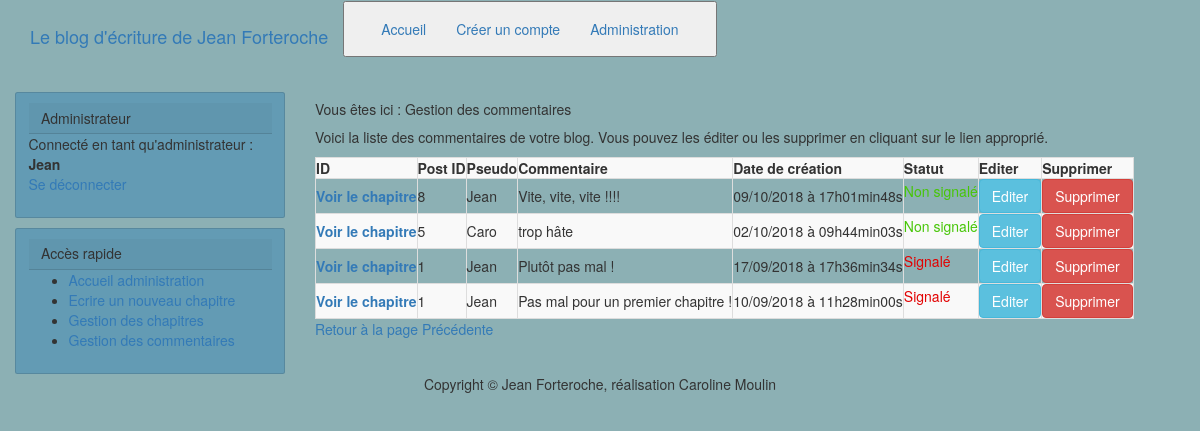
The app's page /index.php?action=manageComments (signed in) with its own data.
### tables this page shows
CREATE TABLE IF NOT EXISTS `comments` (
  `id` int(11) NOT NULL AUTO_INCREMENT,
  `post_id` int(11) NOT NULL,
  `member_id` int(11) NOT NULL,
  `comment` varchar(255) NOT NULL,
  `status` varchar(50) NOT NULL DEFAULT 'valid',
  `comment_date` datetime NOT NULL,
  PRIMARY KEY (`id`),
  KEY `post_id` (`post_id`)
);

CREATE TABLE IF NOT EXISTS `members` (
  `id` int(11) NOT NULL AUTO_INCREMENT,
  `pseudo` varchar(50) NOT NULL,
  `pass` varchar(255) NOT NULL,
  `email` varchar(50) NOT NULL,
  `userLevel` varchar(50) NOT NULL DEFAULT 'Member',
  `inscription_date` datetime NOT NULL,
  PRIMARY KEY (`id`)
);

### controller/backend.php (called while the page is built, shortened)
<?php
require_once('model/CommentManager.php');
function listCommentsBack ()
{
    $commentManager = new CommentManager();
    $comments = $commentManager->getAllComments();
    require('view/backend/manageCommentsView.php');
}

### model/CommentManager.php (called while the page is built, shortened)
<?php
class CommentManager extends Manager
{
    public function getAllComments()
    {
        $db = $this->dbConnect();
        $comments = $db->query('SELECT members.pseudo, comments.id, comments.post_id, comments.comment, comments.status, DATE_FORMAT(comments.comment_date, \'%d/%m/%Y à %Hh%imin%ss\') AS comment_date_fr FROM members INNER JOIN comments ON members.id = comments.member_id ORDER BY comments.comment_date DESC');
        return $comments;
    }
}

### view/backend/manageCommentsView.php (the view, shortened to what this page needs)
    <p>Voici la liste des commentaires de votre blog. Vous pouvez les éditer ou les supprimer en cliquant sur le lien approprié.</p>
    <table class="table-bordered table-striped table-responsive">
        <tr>
            <th>ID</th>
            <th>Post ID</th>
            <th>Pseudo</th>
            <th>Commentaire</th>
            <th>Date de création</th>
            <th>Statut</th>
            <th>Editer</th>
            <th>Supprimer</th>
        </tr>
        <tr>
            <?php
            while ($data = $comments->fetch()){
            ?>
            <th scope="row"><a href="index.php?action=post&id=<?php echo nl2br(htmlspecialchars($data['id'])); ?>" target=_blank>Voir le chapitre</a></th>
            <td><?php echo htmlspecialchars($data['post_id']); ?></td>
            <td><?php echo htmlspecialchars($data['pseudo']); ?></td>
            <td><?php echo htmlspecialchars($data['comment']); ?></td>
            <td><?php echo htmlspecialchars($data['comment_date_fr']); ?></td>
            <td><?php if($data['status'] == 'valid'){
                    ?>
                    <span id="statusValid"><p>Non signalé</p></span>
                    <?php
                }else{
                    ?>
                    <span id="statusWarning"><p>Signalé</p></span>
                    <?php
                }
                ?></td>
            <td><a href="index.php?action=editCommentView&amp;id=<?php echo $data['id']; ?>"><button type="button" class="btn btn-info">Editer</button></a></td>
            <td><a href="index.php?action=deleteComment&amp;id=<?php echo $data['id']; ?>" onclick="return confirm('Etes vous sur de vouloir supprimer ce commentaire ?')"><button type="button" class="btn btn-danger">Supprimer</button></a></td>
        </tr>
        <?php
        }
        ?>
    </table>
<?php $content = ob_get_clean();
require('view/backend/template.php'); ?><?php

### records on screen
comments: post "8", member.pseudo "Jean", comment "Vite, vite, vite !!!!", comment_date_fr "09/10/2018 à 17h01min48s", status "Non signalé"
comments: post "5", member.pseudo "Caro", comment "trop hâte", comment_date_fr "02/10/2018 à 09h44min03s", status "Non signalé"
comments: post "1", member.pseudo "Jean", comment "Plutôt pas mal !", comment_date_fr "17/09/2018 à 17h36min34s", status "Signalé"
comments: post "1", member.pseudo "Jean", comment "Pas mal pour un premier chapitre !", comment_date_fr "10/09/2018 à 11h28min00s", status "Signalé"

### other values on screen
$_SESSION['pseudo'] "Jean"
$title "Gestion des commentaires"
